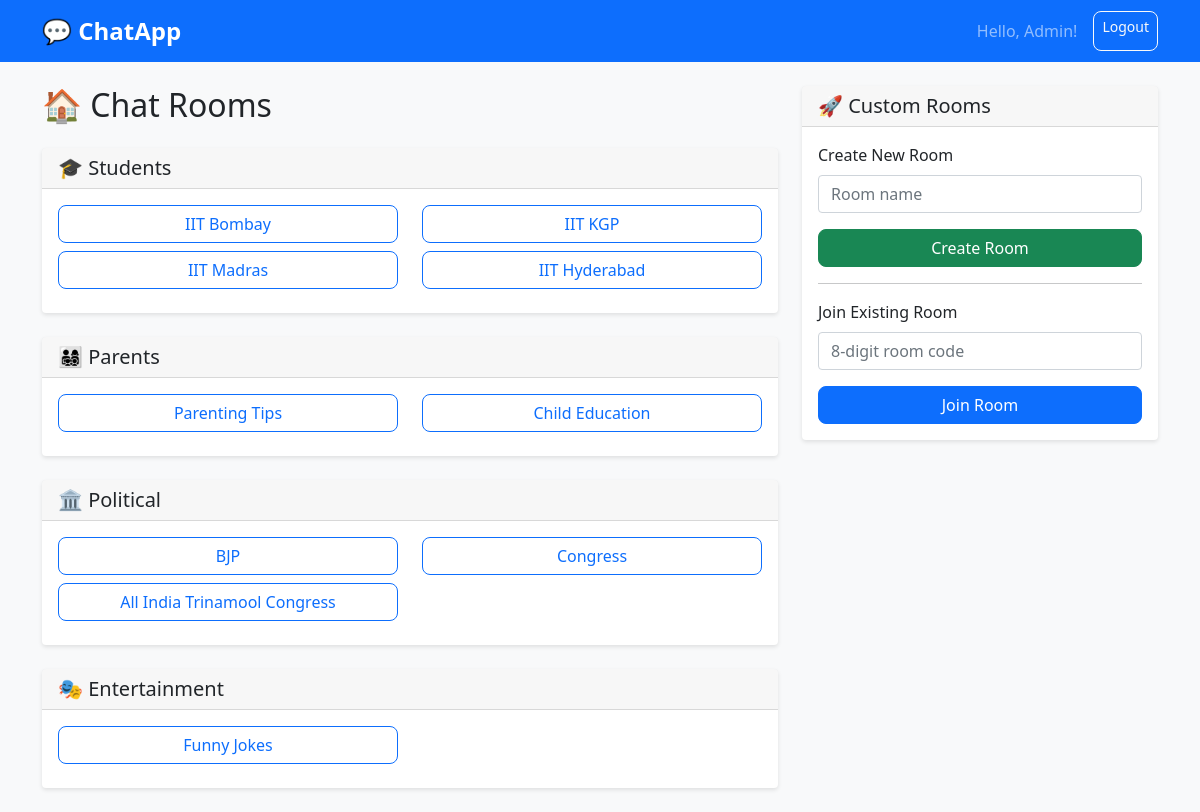
Page /lobby (signed in) on the committed database.
### models.py (models this page shows)
class User(UserMixin, db.Model):
    id = db.Column(db.Integer, primary_key=True)
    name = db.Column(db.String(100), nullable=False)
    email = db.Column(db.String(100), unique=True, nullable=False)
    password = db.Column(db.String(100), nullable=False)
    verification_code = db.Column(db.String(10), unique=True, nullable=False)  # New field
    created_at = db.Column(db.DateTime, default=datetime.utcnow)

class ChatRoom(db.Model):
    id = db.Column(db.Integer, primary_key=True)
    code = db.Column(db.String(8), unique=True, nullable=False)
    name = db.Column(db.String(100), nullable=False)
    category = db.Column(db.String(50), nullable=False)
    is_public = db.Column(db.Boolean, default=False)
    created_by = db.Column(db.Integer, db.ForeignKey('user.id'), nullable=False)
    created_at = db.Column(db.DateTime, default=datetime.utcnow)

### app.py (the view)
@app.route('/lobby')
@login_required
def lobby():
    organized_rooms = {
        category: ChatRoom.query.filter_by(category=category, is_public=True).all()
        for category in PUBLIC_ROOMS.keys()
    }
    return render_template('lobby.html', rooms=organized_rooms)

### app.py (called while the page is built)
@login_manager.user_loader
def load_user(user_id):
    return User.query.get(int(user_id))

### templates/lobby.html (shortened to what this page needs)
{% extends "base.html" %}
{% block content %}
<div class="row">
    <div class="col-md-8">
        <h2 class="mb-4">🏠 Chat Rooms</h2>
        {% for category, room_list in rooms.items() %}
        <div class="card mb-4">
            <div class="card-header">
                <h5 class="mb-0">
                    {% if category == 'students' %}🎓 Students
                    {% elif category == 'parents' %}👨‍👩‍👧‍👦 Parents
                    {% elif category == 'political' %}🏛️ Political
                    {% elif category == 'entertainment' %}🎭 Entertainment
                    {% endif %}
                </h5>
            </div>
            <div class="card-body">
                <div class="row">
                    {% for room in room_list %}
                    <div class="col-md-6 mb-2">
                        <a href="{{ url_for('chat', room_code=room.code) }}"
                           class="btn btn-outline-primary w-100">
                            {{ room.name }}
                        </a>
                    </div>
                    {% endfor %}
                </div>
            </div>
        </div>
        {% endfor %}
    </div>
    <div class="col-md-4">
        <div class="card">
            <div class="card-header">
                <h5 class="mb-0">🚀 Custom Rooms</h5>
            </div>
            <div class="card-body">
                <form method="POST" action="{{ url_for('create_room') }}" class="mb-3">
                    <div class="mb-3">
                        <label class="form-label">Create New Room</label>
                        <input type="text" class="form-control" name="room_name"
                               placeholder="Room name" required>
                    </div>
                    <button type="submit" class="btn btn-success w-100">Create Room</button>
                </form>
                <hr>
                <form method="POST" action="{{ url_for('join_room_route') }}">
                    <div class="mb-3">
                        <label class="form-label">Join Existing Room</label>
                        <input type="text" class="form-control" name="room_code"
                               placeholder="8-digit room code" maxlength="8" required>
                    </div>
                    <button type="submit" class="btn btn-primary w-100">Join Room</button>
                </form>
            </div>
        </div>
    </div>
</div>
{% endblock %}

### templates/base.html (shortened to what this page needs)
<!DOCTYPE html>
<html lang="en">
<head>
    <link href="https://cdnjs.cloudflare.com/ajax/libs/bootstrap/5.1.3/css/bootstrap.min.css" rel="stylesheet">
    <link href="{{ url_for('static', filename='style.css') }}" rel="stylesheet">
</head>
<body>
    <nav class="navbar navbar-expand-lg navbar-dark bg-primary">
        <div class="container">
            <a class="navbar-brand" href="{{ url_for('index') }}">💬 ChatApp</a>
            {% if current_user.is_authenticated %}
            <div class="navbar-nav ms-auto">
                <span class="navbar-text me-3">Hello, {{ current_user.name }}!</span>
                <a class="btn btn-outline-light btn-sm" href="{{ url_for('logout') }}">Logout</a>
            </div>
            {% endif %}
        </div>
    </nav>
    <div class="container mt-4">
        {% block content %}{% endblock %}
    </div>
</body>
</html>

### static/style.css (style rules this page uses)
body { background-color: #f8f9fa; font-family: 'Segoe UI', Tahoma, Geneva, Verdana, sans-serif; }
.card { border: none; box-shadow: 0 2px 4px rgba(0, 0, 0, 0.1); transition: transform 0.2s; }
.btn { border-radius: 8px; transition: all 0.2s; }
.navbar-brand { font-weight: bold; font-size: 1.5rem; }

### rows in the picture
User: name "Admin"
ChatRoom: name "IIT Bombay"
ChatRoom: name "IIT KGP"
ChatRoom: name "IIT Madras"
ChatRoom: name "IIT Hyderabad"
ChatRoom: name "Parenting Tips"
ChatRoom: name "Child Education"
ChatRoom: name "BJP"
ChatRoom: name "Congress"
ChatRoom: name "All India Trinamool Congress"
ChatRoom: name "Funny Jokes"
